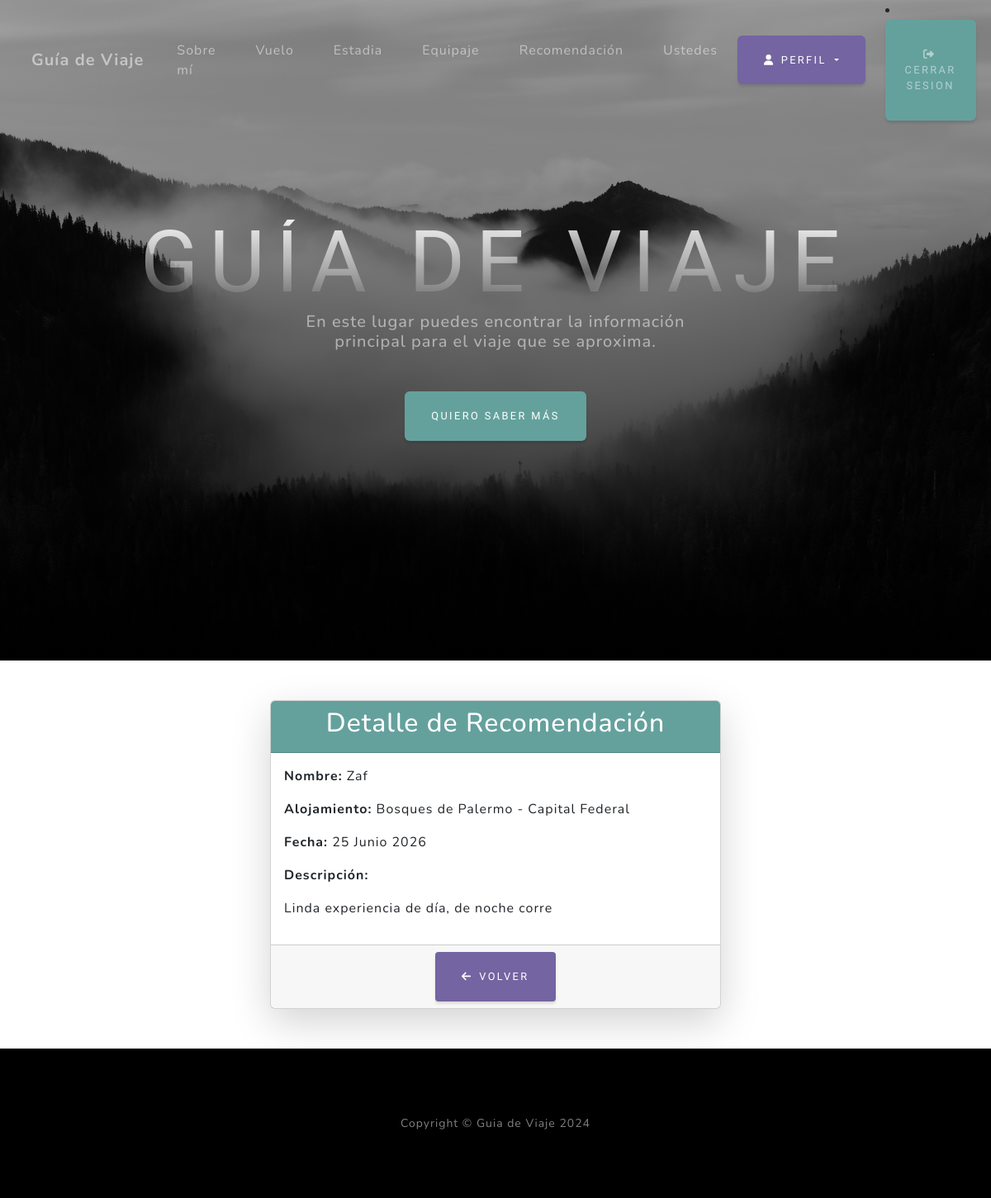
/ver-recomendaciones/18/ (signed in), run on the app's committed database.
### app_viaje/models.py (models this page shows, shortened)
class Recomendaciones(models.Model):
    usuario = models.ForeignKey(User, on_delete=models.CASCADE)
    nombre = models.CharField(max_length=100)
    fecha = models.DateField(default='2023-01-01')  # Definir un valor predeterminado aquí
    alojamiento = models.CharField(max_length=100)
    descripcion = models.TextField()

### app_viaje/views.py (the view)
# urls.py: path('ver-recomendaciones/<int:pk>/', views.ver_recomendaciones, name='recomendaciones-ver'),
@login_required
def ver_recomendaciones(request, pk):
    recomendacion = get_object_or_404(Recomendaciones, pk=pk)
    return render(request, 'app_viaje/detalle_recomendacion.html', {'recomendacion': recomendacion})

### app_viaje/templates/app_viaje/detalle_recomendacion.html (shortened to what this page needs)
{% extends "app_viaje/base.html" %}
{% block content %}
<section id="recommendation-detail" class="py-5">
    <div class="container">
        <div class="row justify-content-center">
            <div class="col-md-6">
                <div class="card shadow-lg">
                    <div class="card-header text-center bg-primary text-white">
                        <h2>Detalle de Recomendación</h2>
                    </div>
                    <div class="card-body">
                        <p><strong>Nombre:</strong> {{ recomendacion.nombre }}</p>
                        <p><strong>Alojamiento:</strong> {{ recomendacion.alojamiento }}</p>
                        <p><strong>Fecha:</strong> {{ recomendacion.fecha }}</p>
                        <p><strong>Descripción:</strong></p>
                        <p>{{ recomendacion.descripcion }}</p>
                    </div>
                    <div class="card-footer text-center">
                        <a class="btn btn-secondary btn-sm" href="{% url 'recomendaciones' %}">
                            <i class="fas fa-arrow-left me-1"></i> Volver
                        </a>
                    </div>
                </div>
            </div>
        </div>
    </div>
</section>
{% endblock %}

### data on the page
Recomendaciones: nombre "Zaf", alojamiento "Bosques de Palermo - Capital Federal", fecha "25 Junio 2026", descripcion "Linda experiencia de día, de noche corre"
